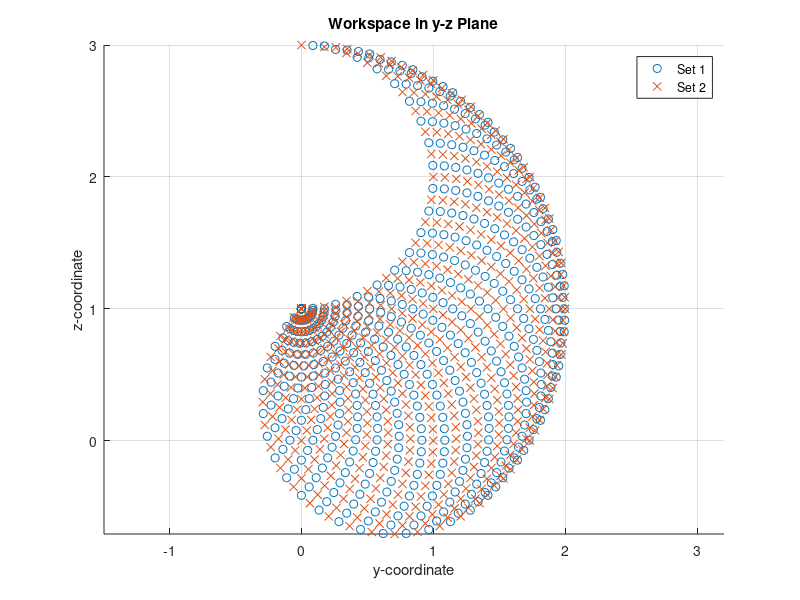

Write MATLAB code to recreate this figure.
% Joint angle ranges in radians
theta1 = -pi/4:deg2rad(5):pi/2;  % [-pi/4, pi/2]
theta2 = -pi/2:deg2rad(5):pi/2;  % [-pi/2, pi/2]

% Initialize workspace points
y_coords = [];
z_coords = [];

% Loop through combinations of theta1 and theta2
for i = 1:length(theta1)
    for j = 1:length(theta2)
        th1 = theta1(i);
        th2 = theta2(j);
        
        % Transformation matrix
        x = [0 0 1 -1;
             sin(th1 + th2) cos(th1 + th2) 0 (sin(th1 + th2) + cos(th1));
             -cos(th1 + th2) sin(th1 + th2) 0 (sin(th1) - cos(th1 + th2) + 1);
             0 0 0 1];
        
        % Extract tool origin (column 4 of the matrix)
        tool_origin = x(1:3, 4);
        
        % Store y and z coordinates
        y_coords = [y_coords; tool_origin(2)];
        z_coords = [z_coords; tool_origin(3)];
    end
end

% Plot workspace
figure;
hold on;
plot(y_coords(1:2:end), z_coords(1:2:end), 'o', 'DisplayName', 'Set 1');
plot(y_coords(2:2:end), z_coords(2:2:end), 'x', 'DisplayName', 'Set 2');
axis equal;
xlabel('y-coordinate');
ylabel('z-coordinate');
title('Workspace in y-z Plane');
legend show;
grid on;